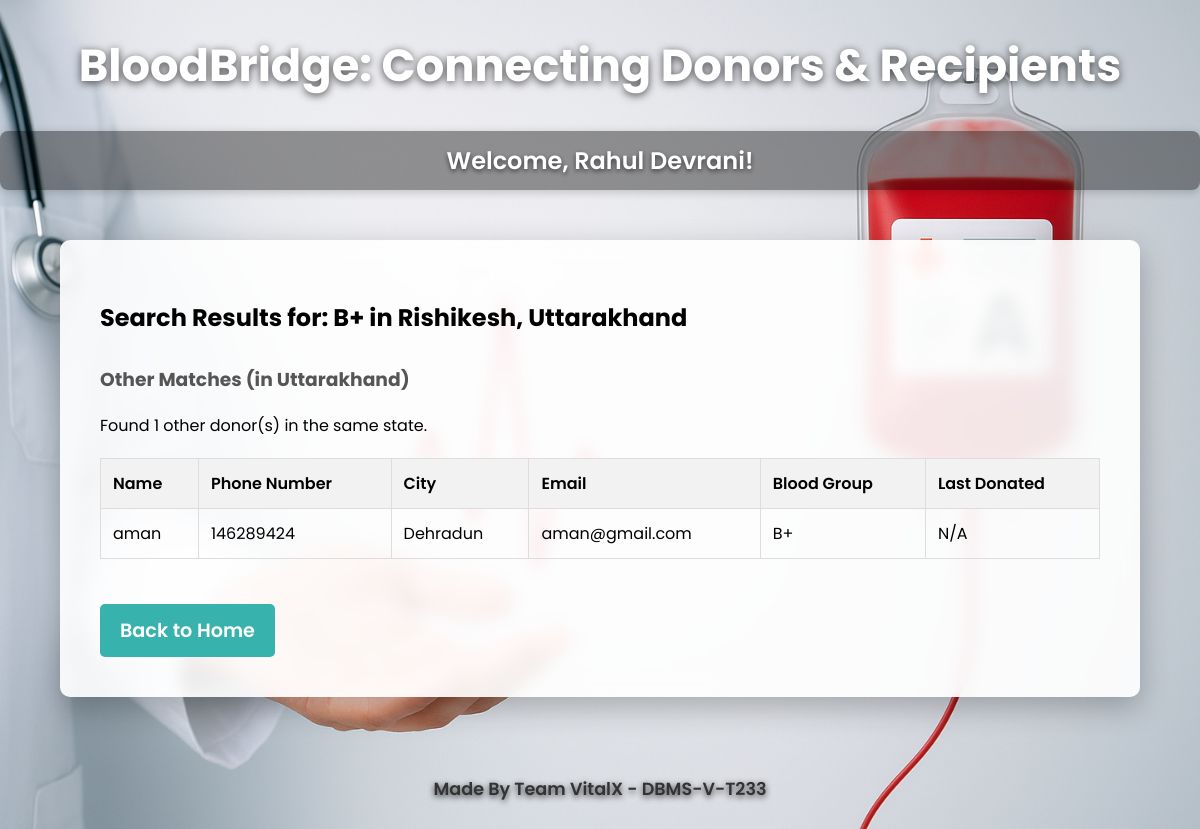
/recheck_donors/2 (signed in), run on the app's committed database.
### tables this page shows
CREATE TABLE blood_requests (
    request_id INTEGER PRIMARY KEY AUTOINCREMENT,
    user_id INTEGER NOT NULL,
    hospital_id INTEGER,
    patient_name TEXT NOT NULL,
    required_blood_group TEXT NOT NULL,
    city TEXT NOT NULL, 
    state TEXT NOT NULL, -- ADDED STATE
    quantity INTEGER DEFAULT 1,
    request_date TIMESTAMP DEFAULT CURRENT_TIMESTAMP,
    status TEXT DEFAULT 'Active',
    FOREIGN KEY (user_id) REFERENCES users(user_id),
    FOREIGN KEY (hospital_id) REFERENCES hospitals(hospital_id)
);

CREATE TABLE donors (
    donor_id INTEGER PRIMARY KEY AUTOINCREMENT,
    user_id INTEGER NOT NULL UNIQUE,
    name TEXT NOT NULL,
    age INTEGER NOT NULL,
    gender TEXT,
    blood_group TEXT NOT NULL,
    phone_no TEXT NOT NULL,
    address TEXT, -- This will now store City
    state TEXT,   -- ADDED STATE
    last_donation_date DATE,
    is_active INTEGER DEFAULT 1, -- In SQLite, 1 means TRUE
    FOREIGN KEY (user_id) REFERENCES users(user_id)
);

CREATE TABLE users (
    user_id INTEGER PRIMARY KEY AUTOINCREMENT,
    name TEXT NOT NULL,
    email TEXT NOT NULL UNIQUE,
    password TEXT NOT NULL
);

### app.py (the view)
@app.route('/recheck_donors/<int:request_id>')
def recheck_donors(request_id):
    if 'loggedin' not in session:
        return redirect(url_for('login'))
    conn = get_db_connection()
    request_details = conn.execute("SELECT required_blood_group, city, state FROM blood_requests WHERE request_id = ? AND user_id = ?", (request_id, session['user_id'])).fetchone()
    conn.close()
    if request_details:
        blood_group_needed = request_details['required_blood_group']
        city = request_details['city']
        state = request_details['state']
        city_matches, state_matches = find_compatible_donors(blood_group_needed, city, state)
        return render_template('search_results.html',
                               city_matches=city_matches,
                               state_matches=state_matches,
                               blood_group_needed=blood_group_needed,
                               city=city,
                               state=state)
    return redirect(url_for('home'))

### app.py (called while the page is built)
def get_db_connection():
    conn = sqlite3.connect(DATABASE)
    conn.row_factory = sqlite3.Row
    conn.execute("PRAGMA foreign_keys = ON")
    return conn

### templates/search_results.html (shortened to what this page needs)
<!DOCTYPE html>
<html lang="en">
<head>
    <link rel="stylesheet" href="/static/style.css">
</head>
<body>
    <header><h1><a href="/home">BloodBridge: Connecting Donors & Recipients</a></h1></header>
    <nav><div class="container"><ul><li>Welcome, {{ session.name }}!</li></ul></div></nav>
    <div class="container content">
        <h2>Search Results for: {{ blood_group_needed }} in {{ city }}, {{ state }}</h2>
        {% if state_matches %}
            <h3 style="margin-top: 30px;"><span style="color: #555;">Other Matches (in {{ state }})</span></h3>
            <p>Found {{ state_matches|length }} other donor(s) in the same state.</p>
            <table>
                <thead>
                    <tr>
                        <th>Name</th>
                        <th>Phone Number</th>
                        <th>City</th>
                        <th>Email</th>
                        <th>Blood Group</th>
                        <th>Last Donated</th>
                    </tr>
                </thead>
                <tbody>
                    {% for donor in state_matches %}
                    <tr>
                        <td>{{ donor.name }}</td>
                        <td>{{ donor.phone_no }}</td>
                        <td>{{ donor.address }}</td>
                        <td>{{ donor.email }}</td>
                        <td>{{ donor.blood_group }}</td>
                        <td>{{ donor.last_donation_date if donor.last_donation_date else 'N/A' }}</td>
                    </tr>
                    {% endfor %}
                </tbody>
            </table>
        {% endif %}
        <br>
        <a href="/home" class="button" style="margin-top: 20px;">Back to Home</a>
    </div>
    <footer><p>Made By Team VitalX - DBMS-V-T233</p></footer>
</body>
</html>

### static/style.css (style rules this page uses)
html { height: 100%; }
body { margin: 0; padding: 0; font-family: 'Poppins', sans-serif; background-image: url("bbb.png"); background-size: cover; background-repeat: no-repeat; background-position: center center; background-attachment: fixed; min-height: 100%; display: flex; flex-direction: column; }
.container { width: 90%; margin: auto; max-width: 1000px; }
header { background: transparent; color: #ffffff; padding: 2rem 0; text-align: center; text-shadow: 0 2px 8px rgba(0, 0, 0, 0.7); }
header h1 { margin: 0; font-size: 2.8em; font-weight: 700; }
header a { color: #ffffff; text-decoration: none; }
nav { background: rgba(0, 0, 0, 0.4); padding: 0.75rem 0; text-align: center; margin-bottom: 20px; border-radius: 8px; box-shadow: 0 2px 10px rgba(0, 0, 0, 0.2); }
nav ul { list-style: none; padding: 0; margin: 0; display: flex; justify-content: center; align-items: center; }
nav li { display: inline; margin: 0 20px; font-size: 1.5em; font-weight: 600; color: #ffffff; text-shadow: 0 2px 5px rgba(0, 0, 0, 0.6); }
.content { background: rgba(255, 255, 255, 0.9); backdrop-filter: blur(8px); -webkit-backdrop-filter: blur(8px); padding: 2.5rem; margin: 30px auto; border-radius: 10px; box-shadow: 0 10px 30px rgba(0, 0, 0, 0.25); flex-grow: 1; }
button, .button { padding: 12px 20px; background-color: #38b2ac; color: white; border: none; border-radius: 5px; cursor: pointer; font-size: 1.2em; font-weight: 600; text-decoration: none; text-align: center; display: inline-block; transition: background-color 0.3s ease, transform 0.2s ease; }
table { width: 100%; border-collapse: collapse; margin-top: 20px; }
th, td { border: 1px solid #ddd; padding: 12px; text-align: left; }
th { background-color: #f2f2f2; font-weight: 600; }
footer { text-align: center; padding: 2rem 0; color: #333333; font-size: 1.1em; font-weight: 600; text-shadow: 0 2px 6px rgba(0, 0, 0, 0.8); margin-top: auto; }

### data on the page
blood_requests: required_blood_group "B+", city "Rishikesh", state "Uttarakhand"
donors: name "aman", phone_no "146289424", address "Dehradun", email "aman@gmail.com", blood_group "B+", last_donation_date "N/A"

### other printed values
{{ session.name }} "Rahul Devrani"
{{ state_matches|length }} "1"
